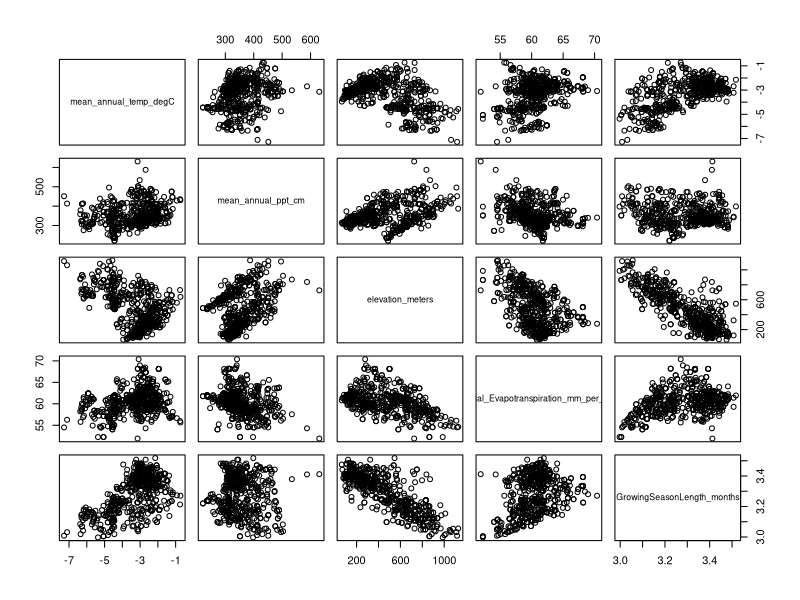
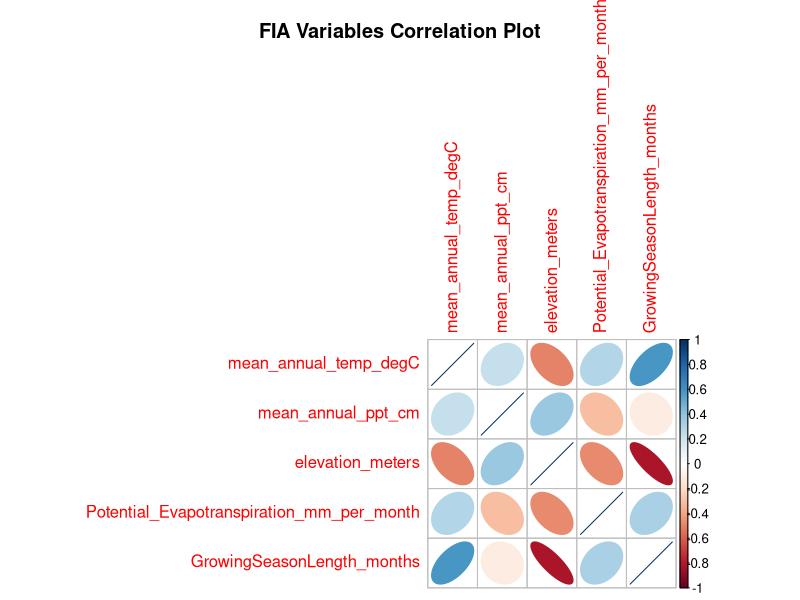
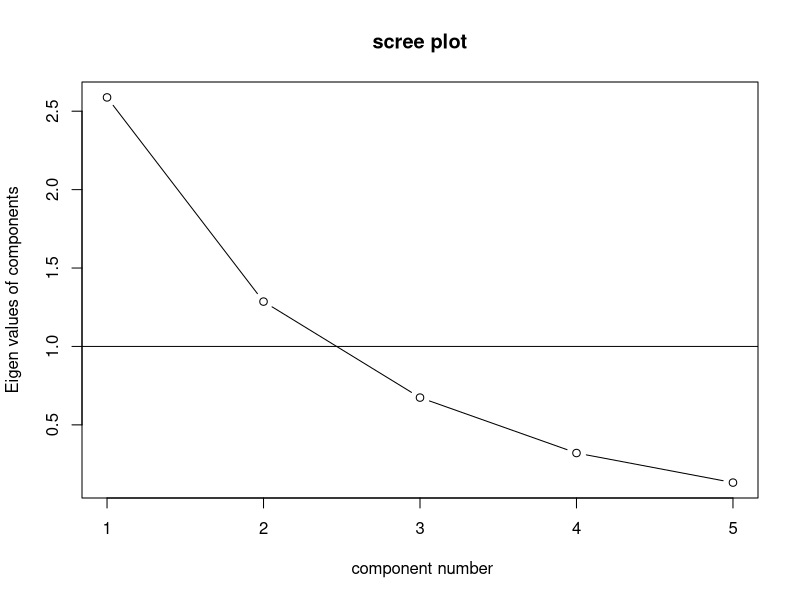
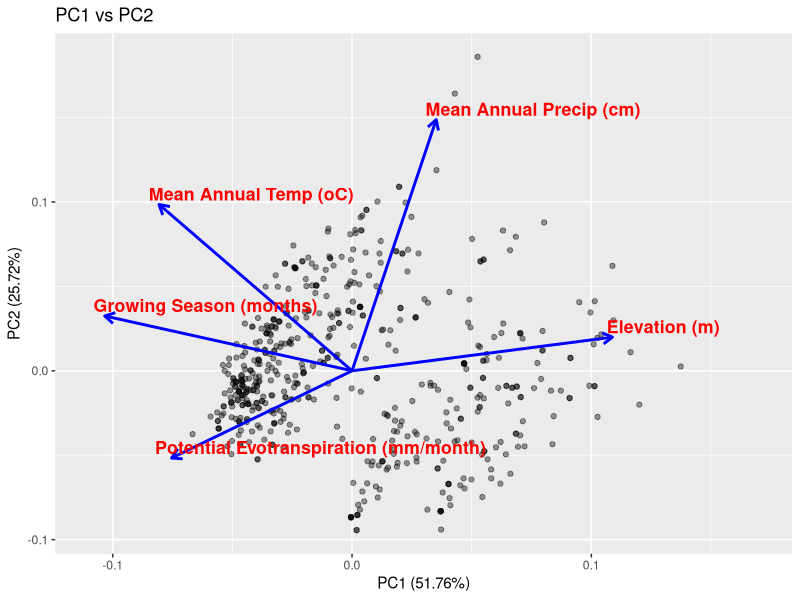
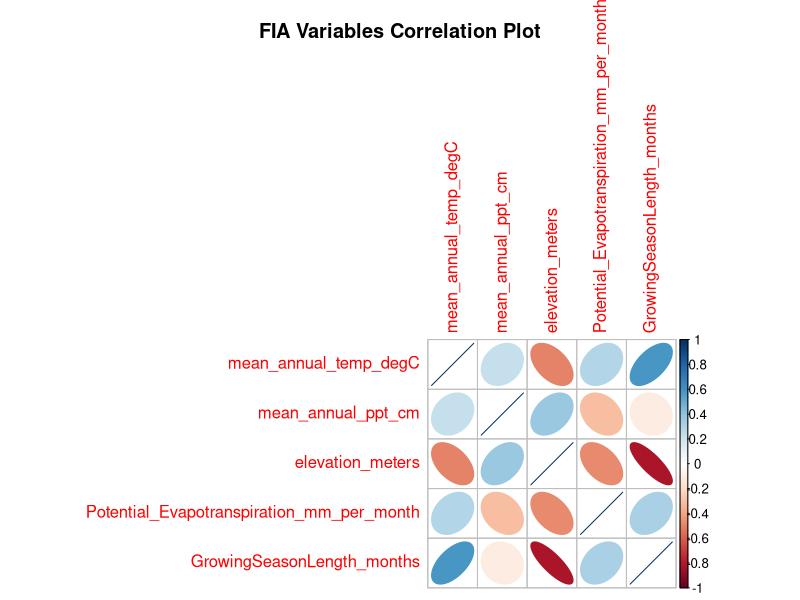

The R script that drew these images, in order:
## ---- chunk 1
knitr::opts_chunk$set(echo = TRUE)
## ---- chunk 2
library(ggplot2) # general plotting
library(psych) # scree test
library(ggfortify) # biplot
library(corrplot) # correlation matrix
## ---- chunk 3
fia <- read.csv("Data/Final_FIA_plot_climateData.csv")
head(fia)
## ---- chunk 4

fia_matrix <- fia[, 2:6]
pairs(fia_matrix)

## ---- chunk 5

fia_correlations <- cor(fia_matrix)
corrplot::corrplot(fia_correlations, method = "ellipse")
mtext("FIA Variables Correlation Plot", side = 3, line = 2, font = 2, cex = 1.2)

## ---- chunk 6

fia_pca <- prcomp(fia_matrix, scale=TRUE) # perform PCA on standardized variables
summary(fia_pca)

## ---- chunk 7

psych::VSS.scree(fia_matrix)

## ---- chunk 8

loadings <- as.data.frame(fia_pca$rotation) 
loadings

## ---- chunk 9

pc_vars_arr <- c("Mean Annual Temp (oC)", 
             "Mean Annual Precip (cm)", 
             "Elevation (m)", 
             "Potential Evotranspiration (mm/month)", 
             "Growing Season (months)")
      # Nicely formatted variable names

ggplot2::autoplot(fia_pca, data = fia_matrix,
         main = "PC1 vs PC2",
         alpha = .4, # making the plot look nice from here and down
         loadings = TRUE, loadings.color = 'blue',
         loadings.label = TRUE, loadings.label.label = pc_vars_arr,
         loadings.label.hjust = .05, loadings.label.angle = 0, loadings.label.vjust = -.3,
         loadings.linewidth = 1, loadings.label.fontface = 'bold',
         loadings.label.size = 4.5, 
         xlim = c(-.11, .17))

## ---- chunk 10

corrplot(fia_correlations, method = "ellipse")
mtext("FIA Variables Correlation Plot", side = 3, line = 2, font = 2, cex = 1.2)
